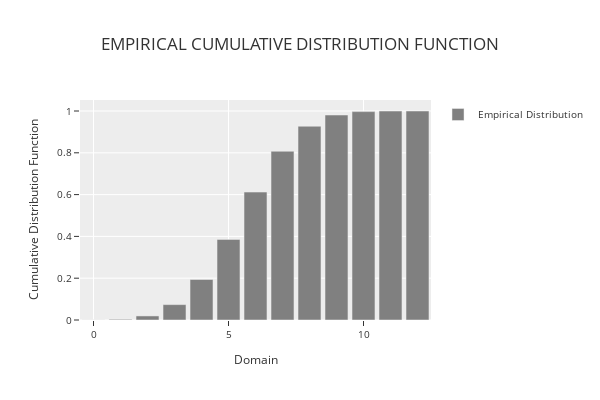

The notebook cell saved with this chart:
### Markdown cell above
**Generate an empirical cumulative distribution function (ECDF) plot for the data**

### Code cell
phi.plot_ecdf()

### Figure 1 — Plotly figure (JSON) as saved in the notebook; plotly's stock layout.template omitted (floating-point values rounded to 4 significant figures)
{"data": [{"marker": {"color": "rgba(128,128,128,1)"}, "name": "Empirical Distribution", "showlegend": true, "type": "bar", "x": [0.0, 1.0, 2.0, 3.0, 4.0, 5.0, 6.0, 7.0, 8.0, 9.0, 10.0, 11.0, 12.0], "y": [0.00025, 0.00325, 0.01942, 0.07364, 0.1937, 0.3855, 0.6121, 0.8073, 0.927, 0.9808, 0.9971, 0.9997, 1.0]}], "layout": {"bargap": 0.15, "height": 400, "legend": {"font": {"size": 10}, "orientation": "v", "title": {}, "xanchor": "left", "y": 1, "yanchor": "auto"}, "title": {"text": "EMPIRICAL CUMULATIVE DISTRIBUTION FUNCTION"}, "width": 600, "xaxis": {"tickfont": {"size": 10}, "title": {"font": {"size": 12}, "text": "Domain"}}, "yaxis": {"tickfont": {"size": 10}, "title": {"font": {"size": 12}, "text": "Cumulative Distribution Function"}}}}
